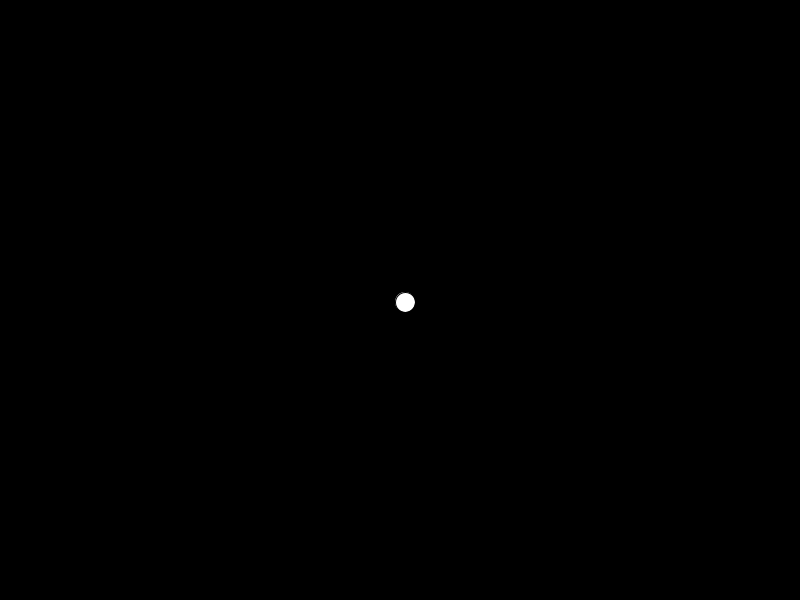
Frame 1 (no input)
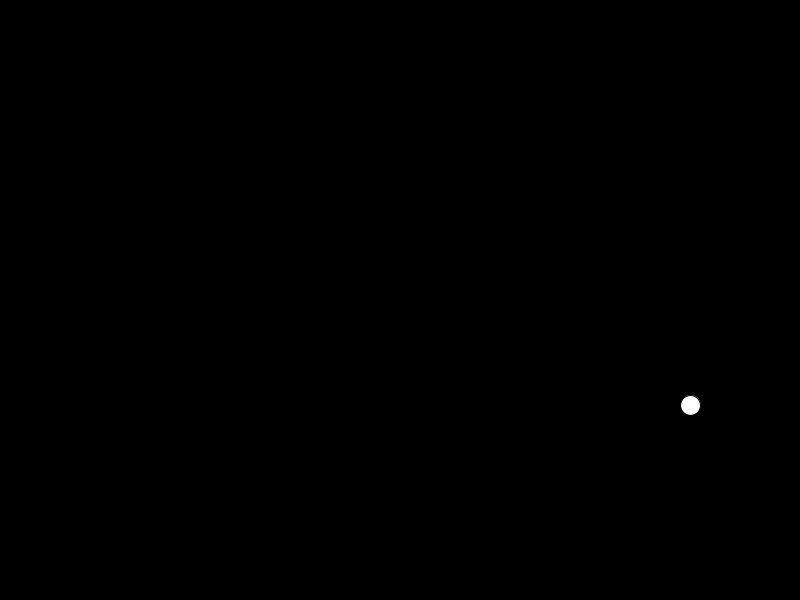
Frame 60 (the mouse pressed at the canvas centre just before this capture)
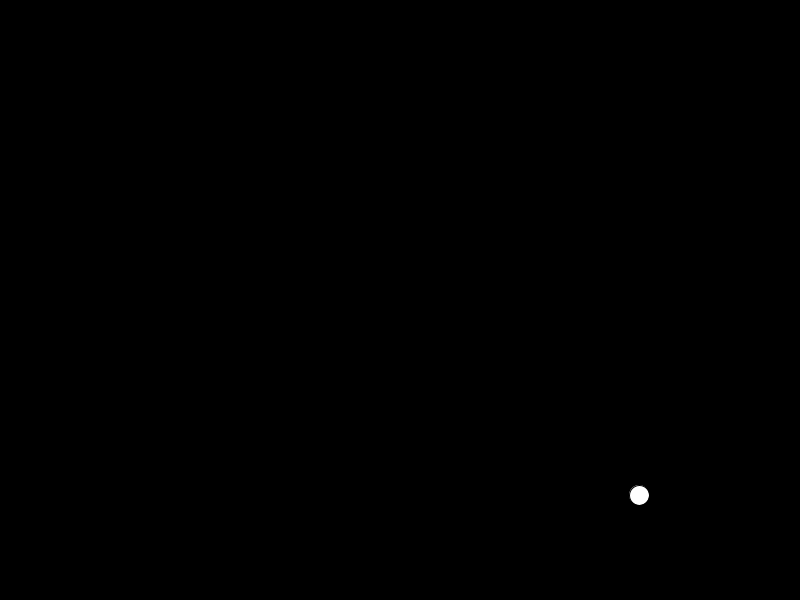
Frame 120 (the mouse held since frame 60 and released just before this capture)

The Processing sketch that drew these frames (run headless with seeded random() and noise(); from frame 60 on, the mouse is pressed at the canvas centre):

// Processing sketch: ball_with_gravity
// ── ball_with_gravity.pde
float locx, locy;  //location
float velx, vely; //velocity
int sz=20;
float grav;
float wind;
void setup() {
  size(800, 600);
  locx=width/2;
  locy=height/2;
  velx=5;
  vely=1;
  grav=1;
  wind=0;
}

void draw() {
  background(0);
  vely+=grav;
  locx+=velx;
  locy+=vely;
velx+=wind;
  ellipse(locx, locy, sz, sz); 
  if (locy+sz/2>=height) {
    vely=-abs(vely);
    locy=height-sz/2;
    velx*=.95;
  }
  if (locy-sz/2<=0) {
    vely*=-1;
  }
  if (locx+sz/2>width) {
    velx=-abs(velx)*.9;
  }
  if (locx-sz<0) {
    velx=abs(velx)*.9;
  }
}

void keyPressed() {
  if (key=='d') {
    wind+=10;
  }
}


// ── GBall_class.pde
///////////////////////////////////////////////////
//                                               //
//       Constructor for ravityBall Class        //
//                                               //
///////////////////////////////////////////////////

class GravityBall {
  PVector loc;  //location
  PVector vel; //velocity
  float sz;      //size
  PVector grav;  //acceleration 

  GravityBall() {
    loc = new PVector(random(0, width), random(0, height)); 
    vel = new PVector(random(0, 5), random(0, 1));
    grav = new PVector(0, .1);
    sz = random(0, 100);
  }

///////////////////////////////////////////////////
//                                               //
//               A Ball is made                  //
//                                               //
///////////////////////////////////////////////////

  void display() {
    fill(255);
    ellipse(loc.x, loc.y, sz, sz);
  }
///////////////////////////////////////////////////
//                                               //
//                Balls move                     //
//                                               //
///////////////////////////////////////////////////

  void move() {
   // vel.add(grav);
    loc.add(vel);
  }
///////////////////////////////////////////////////
//                                               //
//          Balls bounce off walls               //
//                                               //
///////////////////////////////////////////////////

  void bounce() {
    if (loc.y+sz/2>=height) {
      vel.y=-abs(vel.y);
      loc.y=height-sz/2;
      vel.x*=.95;
    }
    if (loc.y-sz/2<=0) {
      vel.y*=-1;
    }
    if (loc.x+sz/2>width) {
      vel.x=-abs(vel.x)*.9;
    }
    if (loc.x-sz/2<0) {
      vel.x=abs(vel.x)*.9;
    }
  }

///////////////////////////////////////////////////
//                                               //
//          Balls bounce off each other          //
//                                               //
///////////////////////////////////////////////////
  void collision(GravityBall other) {
    if (loc.dist(other.loc)<sz/2+other.sz/2) {
      vel=PVector.sub(loc, other.loc);
      vel.normalize();
     
    }
  }
}
